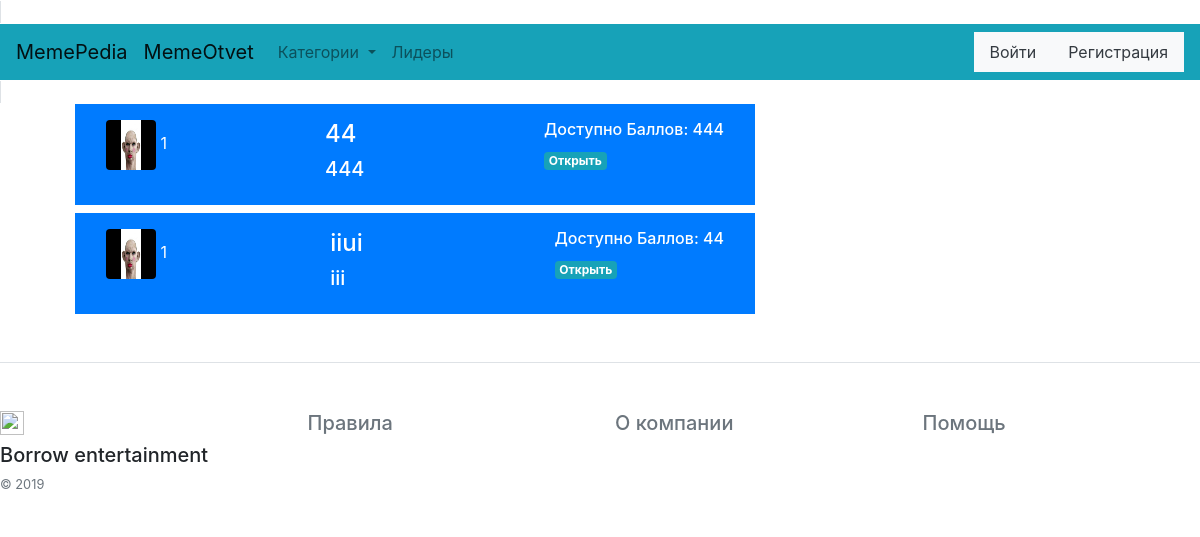
The page /questions/1/1 on the database as committed earlier.
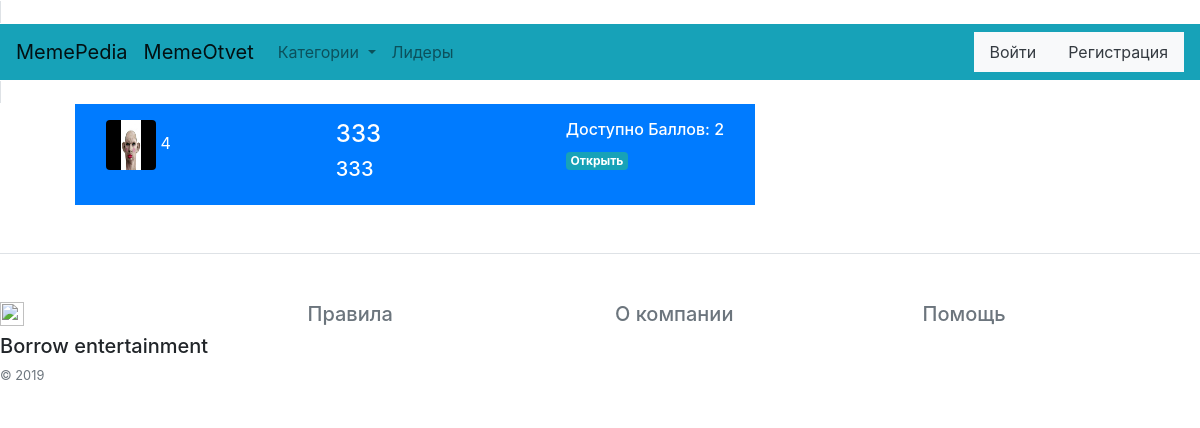
The same page on the database as committed later.
### database.py (models this page shows, shortened)
class Memequestion(db.Model):
    id = db.Column(db.Integer, primary_key=True)
    id_user = db.Column(db.Integer, unique=False, nullable=False)
    title = db.Column(db.String(80), unique=False, nullable=False)
    text = db.Column(db.String(2000), unique=False, nullable=False)
    id_category = db.Column(db.String(10), unique=False, nullable=False)
    point = db.Column(db.Integer, unique=False, nullable=False)
    active = db.Column(db.Boolean)

class Memeuser(db.Model):
    id = db.Column(db.Integer, primary_key=True)
    name = db.Column(db.String(16), unique=True, nullable=False)
    email = db.Column(db.String(120), unique=True, nullable=False)
    password = db.Column(db.String(120), unique=False, nullable=False)
    sex = db.Column(db.String(10), unique=False, nullable=False)
    point = db.Column(db.Integer, unique=False, nullable=False)
    photo = db.Column(db.String(100), unique=False, nullable=False)

### Main.py (the view)
@app.route('/questions/<int:id_category>/<int:active>', methods=['GET', 'POST'])
def questions(id_category=1, active=1):
    questions = filter_questions(id_category, active)
    if request.method == 'GET':
        return render_template('questions.html', title='Вопросы', questions=questions, user_check=user_check,
                               Memeuser=Memeuser, db=db, session=session, is_admin=is_admin)

### functions.py (called while the page is built)
def user_check(id_user, db, Memeuser):
    return db.session.query(Memeuser).filter_by(id=id_user).first()

def is_admin(session):
    if 'user_id' in session:
        return db.session.query(Admins).filter_by(id_user=session['user_id']).first()

def filter_questions(id_category, active):
    if id_category == 1:
        questions = db.session.query(Memequestion).all()
    else:
        questions = db.session.query(Memequestion).filter_by(id_category=id_category).all()
    if active == 1:
        return questions
    else:
        return sorted(questions, key=lambda x: x.active, reverse=True)

### templates/questions.html (shortened to what this page needs)
{% extends "base.html" %}
{% block content %}
<div class="container">
    <div class="col-sm-8 blog-main">
        {% for question in questions %}
        <div class="container">
            {% if question.active %}
            <div class="p-3 mb-2 bg-primary text-white ">
                <div class="container">
                    <div class="row justify-content-md-center">
                        <div class="col ">
                            <img src="http://127.0.0.1:8070/{{user_check(question.id_user, db, Memeuser).photo}}"
                                 class="rounded"
                                 width="50"
                                 height="50"
                                 alt="">
                            <h7>{{user_check(question.id_user,db, Memeuser).name}}</h7>
                        </div>
                        <div class="col"><h4>{{question.title[:60]}}</h4>
                            <h5>{{question.text[:30]}}</h5>
                        </div>
                        <div class="col-auto">
                            <h6>Доступно Баллов: {{question.point}}</h6>
                            <span class="badge badge-info  ">
                                <a class="text-white" href="/question/{{question.id}}">
                                Открыть
                                </a>
                            </span>
                        </div>
                    </div>
                </div>
            </div>
            {% endif %}
        </div>
        {% endfor %}
    </div>
</div>
{% endblock %}

### templates/base.html (shortened to what this page needs)
<!doctype html>
<html lang="en">
<head>
    <link rel="stylesheet"
          href="https://maxcdn.bootstrapcdn.com/bootstrap/4.0.0/css/bootstrap.min.css"
>
</head>
<body>
<header>
    <span class="border" >
    <nav class="navbar navbar-expand-lg navbar-light bg-info ">
        <a class="navbar-brand" href="/memewiki">MemePedia</a>
        <a class="navbar-brand" href="/index">MemeOtvet</a>
        <div class="collapse navbar-collapse" id="navbarSupportedContent">
            <ul class="navbar-nav mr-auto">
                <a class="nav-link dropdown-toggle" href="#" id="navbarDropdown" role="button"
                   data-toggle="dropdown" aria-haspopup="true" aria-expanded="false">
                    Категории
                </a>
                <li class="nav-item">
                    <a class="nav-link" href="/leaders">Лидеры</a>
                </li>
            </ul>
            <ul class="nav justify-content-end">
                {% if not "username" in session %}
                <li class="nav-item">
                    <a class="nav-link bg-light text-dark" href="/login">Войти</a>
                </li>
                <li class="nav-item">
                    <a class="nav-link bg-light text-dark" href="/register">Регистрация</a>
                </li>
                {% else %}
                <a class="navbar-brand" href="/profile">{{session['username']}}</a>
                <a class="navbar-brand" href="/logout">Выйти</a>
                {% endif %}
            </ul>
        </div>
    </nav>
    </span>
</header>
{% block content %}{% endblock %}
<footer class="pt-4 my-md-5 pt-md-5 border-top">
    <div class="row">
        <div class="col-12 col-md">
            <img class="mb-2" src="https://pp.userapi.com/c851016/v851016027/9e491/qKqwxN08oGk.jpg?ava=1" alt=""
                 width="24" height="24">
            <h5>Borrow entertainment</h5>
            <small class="d-block mb-3 text-muted">© 2019</small>
        </div>
        <div class="col-6 col-md">
            <h5>
                <ul class="list-unstyled text-small">
                    <li><a class="text-muted" href="/regulation">Правила</a></li>
                </ul>
            </h5>
        </div>
        <div class="col-6 col-md">
            <h5>
                <ul class="list-unstyled text-small">
                    <li><a class="text-muted" href="/infocompany">О компании</a></li>
                </ul>
            </h5>
        </div>
        <div class="col-6 col-md">
            <h5>
                <ul class="list-unstyled text-small">
                    <li><a class="text-muted" href="/help">Помощь</a></li>
                </ul>
            </h5>
        </div>
    </div>
</footer>
</body>
</html>

Rows that differ between the two databases and show on the page:
removed Memequestion: id_user.photo (picture), id_user.name "1", title "iiui", text "iii", point "44"
changed Memequestion: title "44" → "333"; text "444" → "333"; point "444" → "2"; id_user.name "1" → (not shown)
now on this page (row edited): Memeuser: name "4"
